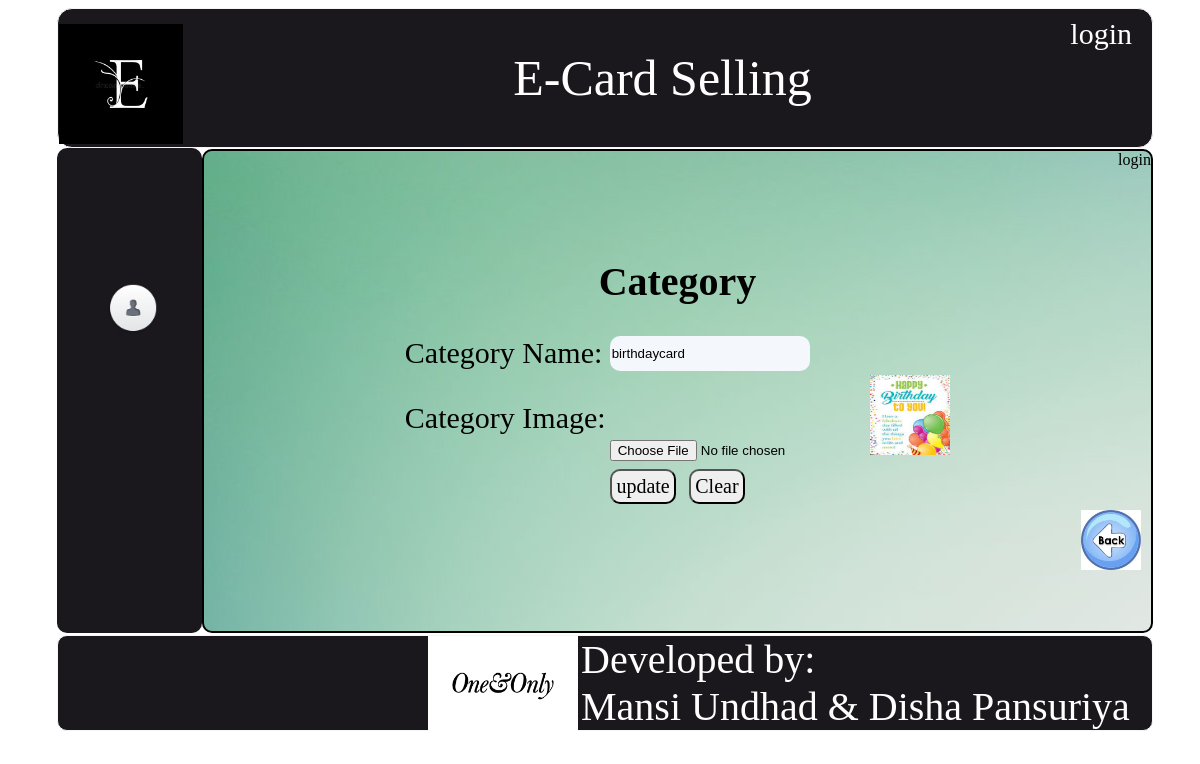
Screenshot of /index.php?page=add_category&c_id=2 with the database file from the repository.
### tables this page shows
CREATE TABLE IF NOT EXISTS `category` (
`c_id` int(10) NOT NULL,
  `c_name` varchar(50) NOT NULL,
  `c_image` varchar(50) NOT NULL
);

### include/add_category.php (the view, shortened to what this page needs)
<body>
	<form action="action/cat_insert.php" name="frmchackpwd" method="POST" enctype="multipart/form-data" >
		<?php
			if(isset($_REQUEST['c_id']))
			{
				include("../connection.php");
				$que="select * from category where c_id=".$_REQUEST['c_id'];
				$res=mysql_query($que,$con);
				$row=mysql_fetch_array($res);
			}
		?>
		<br><br><br>
		<table border="1" align="center" class="table">
			<tr>
				<th colspan="2" class="th"> <h1>Category</h1></th>
			</tr>
			<tr>
				<td class="td">Category Name:</td>
				<td  class="td">
					<input type="text" name="c_nm" value="<?php
																if(isset($_REQUEST['c_id']))
																{
																	echo $row['c_name'];
																}
															?>"  placeholder="Enter Category" class="textbox" title="Enter Category"  pattern="[A-z]{1,}"  required>
				</td>
			</tr>
			<tr>
				<td  class="td">Category Image:</td>
				<td  class="td">
					<input type="file" name="file">
					<?php
						if(isset($_REQUEST['c_id']))
						{
							echo "<img src='upload/".$row['c_image']."' height='80px' width='80px'>";
						}
					?>
				</td>
			</tr>
			<tr>
				<td colspan="2" align="center"  class="td">
					<?php
						if(isset($_REQUEST['c_id']))
						{
					?>
					<input type="submit" value="update" class="button">
						<?php
							}
							else
							{
						?>
					<input type="submit" value="Add" class="button">
						<?php
							}
						?>
						<input type="reset" value="Clear" class="button">
				</td>
			</tr>
		</table>
		<a href='index.php?page=view_category'><img src='image/back.jpg' height='60px' width='60px' /></a>
	</form>
	</body>

### css/style.css (style rules this page uses)
a { margin:10px; color:#d8baba; font-size:25px; }
.textbox { height:35px; width:200px; border:0px; border-radius:10px; background:#F4F7FC; }
.th { font-size:20px; font-family:monotype corsiva; border:0px; }
.td { font-size:30px; font-family:monotype corsiva; border:0px; }
.button { font-family:monotype corsiva; font-size:20px; border-radius:10px; padding:4px 4px 4px 4px; margin:3px; }
.table { border-radius:10px; padding:50px 0px 0px 0px; border:0px; }

### rows the page displays
category: c_nm "birthdaycard", c_image (picture)
